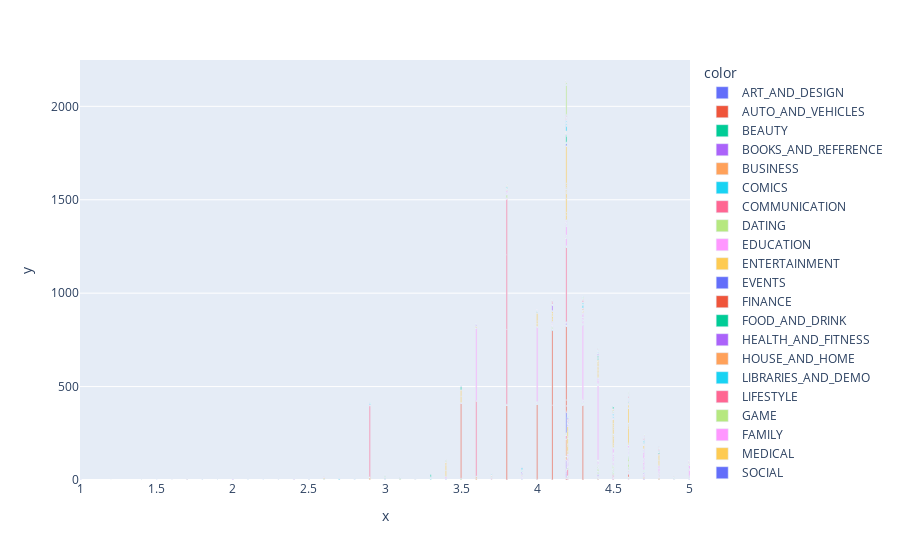

This figure's notebook cell:
### Code cell
px.bar(x=df['Rating'], y=df['Price'],color=df['Category'])

### Figure 1 — Plotly figure (JSON) as saved in the notebook; plotly's stock layout.template omitted (floating-point values rounded to 4 significant figures; data arrays with more than 128 entries replaced by an {"elided": "..."} marker saying what was removed)
{"data": [{"alignmentgroup": "True", "hovertemplate": "color=ART_AND_DESIGN<br>x=%{x}<br>y=%{y}<extra></extra>", "legendgroup": "ART_AND_DESIGN", "marker": {"color": "#636efa", "pattern": {"shape": ""}}, "name": "ART_AND_DESIGN", "offsetgroup": "ART_AND_DESIGN", "orientation": "v", "showlegend": true, "textposition": "auto", "type": "bar", "x": [4.1, 3.9, 4.7, 4.5, 4.3, 4.4, 3.8, 4.1, 4.4, 4.7, 4.4, 4.4, 4.2, 4.6, 4.4, 4.7, 4.5, 4.3, 4.6, 4, 4.1, 4.7, 4.192, 4.7, 4.8, 4.7, 4.1, 3.9, 4.1, 4.2, 4.1, 4.5, 4.2, 4.7, 3.8, 4.7, 4.1, 4.7, 4, 4.2, 4.5, 4.4, 3.8, 4.2, 4.7, 4.6, 4.2, 4.3, 4.8, 4.4, 4.4, 4.7, 4.7, 4.8, 4.7, 3.4, 4.8, 4, 4.8, 4.192, 4.2, 4.3, 4.192, 5], "xaxis": "x", "y": [0, 0, 0, 0, 0, 0, 0, 0, 0, 0, 0, 0, 0, 0, 0, 0, 0, 0, 0, 0, 0, 0, 0, 0, 0, 0, 0, 0, 0, 0, 0, 0, 0, 0, 0, 0, 0, 0, 0, 0, 0, 0, 0, 0, 0, 0, 0, 0, 0, 0, 0, 0, 1.99, 1.99, 1.99, 0, 0, 0, 0, 0, 0, 0, 0, 0], "yaxis": "y"}, {"alignmentgroup": "True", "hovertemplate": "color=AUTO_AND_VEHICLES<br>x=%{x}<br>y=%{y}<extra></extra>", "legendgroup": "AUTO_AND_VEHICLES", "marker": {"color": "#EF553B", "pattern": {"shape": ""}}, "name": "AUTO_AND_VEHICLES", "offsetgroup": "AUTO_AND_VEHICLES", "orientation": "v", "showlegend": true, "textposition": "auto", "type": "bar", "x": [4.2, 4, 3.8, 4.6, 3.9, 4.3, 4.9, 4.4, 4.2, 4, 3.9, 4.6, 4.9, 4.3, 4.6, 4.9, 3.9, 4, 4.3, 3.9, 4.2, 4.8, 3.6, 4.2, 4.8, 4.8, 4.6, 4.5, 4.3, 4.5, 4.9, 3.9, 4.4, 4, 4.3, 3.7, 4.4, 4.3, 3.2, 4.6, 4.6, 4.5, 3.7, 4.6, 4.6, 4.6, 4, 4.4, 4, 4.9, 4.6, 4.5, 4, 4.192, 4.4, 4.192, 4.192, 4.192, 4.3, 4.8, 4.192, 4.5, 4.8, 4.2, 3.5, 4.192, 4.2, 4, 2.6, 4.192, 4.2, 4.4, 4, 3.5, 4.192, 3.2, 4.192, 3, 4.192, 3.1, 2.1, 3.9, 4.6, 4.192, 4.192], "xaxis": "x", "y": [0, 0, 0, 0, 0, 0, 0, 0, 0, 0, 0, 0, 0, 0, 0, 0, 0, 0, 0, 0, 0, 0, 0, 0, 0, 0, 0, 0, 0, 0, 0, 0, 0, 0, 0, 0, 0, 0, 0, 0, 0, 0, 0, 0, 0, 0, 0, 0, 0, 0, 1.99, 0, 0, 9.99, 0, 0, 0, 0, 0, 0, 0, 0, 0, 0, 0, 1.49, 0, 0, 0, 0, 0, 0, 0, 0, 0, 0, 0, 0, 0, 0, 0, 0, 0, 0, 0], "yaxis": "y"}, {"alignmentgroup": "True", "hovertemplate": "color=BEAUTY<br>x=%{x}<br>y=%{y}<extra></extra>", "legendgroup": "BEAUTY", "marker": {"color": "#00cc96", "pattern": {"shape": ""}}, "name": "BEAUTY", "offsetgroup": "BEAUTY", "orientation": "v", "showlegend": true, "textposition": "auto", "type": "bar", "x": [4.7, 4.9, 4.7, 3.9, 3.9, 4.2, 4.6, 4.3, 4.7, 4.7, 4.8, 4.2, 4.3, 4.5, 4.1, 4.192, 4.2, 4.5, 4.4, 4, 4.1, 4.1, 4.4, 4.6, 4.5, 4.192, 3.9, 4.4, 4.192, 4.6, 3.8, 4.192, 4.192, 4, 4.3, 4.5, 4.192, 4.1, 3.7, 4.7, 4.2, 3.1, 4.192, 4, 4.192, 4, 4.192, 4.5, 4.192, 4.192, 4, 4.7, 3.9], "xaxis": "x", "y": [0, 0, 0, 0, 0, 0, 0, 0, 0, 0, 0, 0, 0, 0, 0, 0, 0, 0, 0, 0, 0, 0, 0, 0, 0, 0, 0, 0, 0, 0, 0, 0, 0, 0, 0, 0, 0, 0, 0, 0, 0, 0, 0, 0, 0, 0, 0, 0, 0, 0, 0, 0, 0], "yaxis": "y"}, {"alignmentgroup": "True", "hovertemplate": "color=BOOKS_AND_REFERENCE<br>x=%{x}<br>y=%{y}<extra></extra>", "legendgroup": "BOOKS_AND_REFERENCE", "marker": {"color": "#ab63fa", "pattern": {"shape": ""}}, "name": "BOOKS_AND_REFERENCE", "offsetgroup": "BOOKS_AND_REFERENCE", "orientation": "v", "showlegend": true, "textposition": "auto", "type": "bar", "x": {"elided": "230 float values"}, "xaxis": "x", "y": {"elided": "230 float values"}, "yaxis": "y"}, {"alignmentgroup": "True", "hovertemplate": "color=BUSINESS<br>x=%{x}<br>y=%{y}<extra></extra>", "legendgroup": "BUSINESS", "marker": {"color": "#FFA15A", "pattern": {"shape": ""}}, "name": "BUSINESS", "offsetgroup": "BUSINESS", "orientation": "v", "showlegend": true, "textposition": "auto", "type": "bar", "x": {"elided": "460 float values"}, "xaxis": "x", "y": {"elided": "460 float values"}, "yaxis": "y"}, {"alignmentgroup": "True", "hovertemplate": "color=COMICS<br>x=%{x}<br>y=%{y}<extra></extra>", "legendgroup": "COMICS", "marker": {"color": "#19d3f3", "pattern": {"shape": ""}}, "name": "COMICS", "offsetgroup": "COMICS", "orientation": "v", "showlegend": true, "textposition": "auto", "type": "bar", "x": [4.5, 4.6, 4.7, 4.7, 4.8, 3.9, 4.1, 4.4, 4.6, 4.5, 4.7, 4.4, 4.5, 3.9, 3.2, 3.2, 4.1, 4.5, 4.2, 4.2, 3.7, 4.5, 4.6, 4.5, 4.192, 4.7, 4.4, 3.5, 3.3, 4.5, 4.4, 4.2, 5, 4.4, 4.7, 4.4, 4.4, 4.6, 4.4, 4.5, 3.7, 2.8, 3.3, 4.1, 3.3, 3.9, 4, 4.8, 3, 3.2, 3.5, 4.4, 3.8, 4.3, 3.8, 4.2, 4.1, 5, 4.192, 3.4], "xaxis": "x", "y": [0, 0, 0, 0, 0, 0, 0, 0, 0, 0, 0, 0, 0, 0, 0, 0, 0, 0, 0, 0, 0, 0, 0, 0, 0, 0, 0, 0, 0, 0, 0, 0, 0, 0, 0, 0, 0, 0, 0, 0, 0, 0, 0, 0, 0, 0, 0, 0, 0, 0, 0, 0, 0, 0, 0, 0, 0, 0, 0, 0], "yaxis": "y"}, {"alignmentgroup": "True", "hovertemplate": "color=COMMUNICATION<br>x=%{x}<br>y=%{y}<extra></extra>", "legendgroup": "COMMUNICATION", "marker": {"color": "#FF6692", "pattern": {"shape": ""}}, "name": "COMMUNICATION", "offsetgroup": "COMMUNICATION", "orientation": "v", "showlegend": true, "textposition": "auto", "type": "bar", "x": {"elided": "387 float values"}, "xaxis": "x", "y": {"elided": "387 float values"}, "yaxis": "y"}, {"alignmentgroup": "True", "hovertemplate": "color=DATING<br>x=%{x}<br>y=%{y}<extra></extra>", "legendgroup": "DATING", "marker": {"color": "#B6E880", "pattern": {"shape": ""}}, "name": "DATING", "offsetgroup": "DATING", "orientation": "v", "showlegend": true, "textposition": "auto", "type": "bar", "x": {"elided": "234 float values"}, "xaxis": "x", "y": {"elided": "234 float values"}, "yaxis": "y"}, {"alignmentgroup": "True", "hovertemplate": "color=EDUCATION<br>x=%{x}<br>y=%{y}<extra></extra>", "legendgroup": "EDUCATION", "marker": {"color": "#FF97FF", "pattern": {"shape": ""}}, "name": "EDUCATION", "offsetgroup": "EDUCATION", "orientation": "v", "showlegend": true, "textposition": "auto", "type": "bar", "x": {"elided": "156 float values"}, "xaxis": "x", "y": {"elided": "156 float values"}, "yaxis": "y"}, {"alignmentgroup": "True", "hovertemplate": "color=ENTERTAINMENT<br>x=%{x}<br>y=%{y}<extra></extra>", "legendgroup": "ENTERTAINMENT", "marker": {"color": "#FECB52", "pattern": {"shape": ""}}, "name": "ENTERTAINMENT", "offsetgroup": "ENTERTAINMENT", "orientation": "v", "showlegend": true, "textposition": "auto", "type": "bar", "x": {"elided": "149 float values"}, "xaxis": "x", "y": {"elided": "149 float values"}, "yaxis": "y"}, {"alignmentgroup": "True", "hovertemplate": "color=EVENTS<br>x=%{x}<br>y=%{y}<extra></extra>", "legendgroup": "EVENTS", "marker": {"color": "#636efa", "pattern": {"shape": ""}}, "name": "EVENTS", "offsetgroup": "EVENTS", "orientation": "v", "showlegend": true, "textposition": "auto", "type": "bar", "x": [4, 4, 4.5, 4.5, 4, 4, 4.2, 4.4, 4.6, 4.192, 4.6, 4.1, 4.6, 4.4, 4.6, 4.9, 4.5, 4.6, 4.7, 4.3, 4.192, 4.192, 4.2, 4.3, 5, 4.4, 5, 4.5, 4.192, 4.192, 4.192, 4.5, 4.8, 4.4, 5, 4.192, 3.7, 4.192, 4.1, 4.192, 4.8, 4.192, 4.192, 4.6, 4.8, 4.7, 4, 2.9, 4.192, 4.1, 4.192, 4.4, 3.8, 4.192, 4.3, 4.192, 5, 4.192, 5, 5, 4.192, 4.192, 4.192, 4.8], "xaxis": "x", "y": [0, 0, 0, 0, 0, 0, 0, 0, 0, 0, 0, 0, 0, 0, 0, 0, 0, 0, 0, 0, 0, 0, 0, 0, 0, 0, 0, 0, 0, 0, 0, 0, 0, 0, 0, 0, 0, 0, 0, 0, 0, 0, 0, 0, 0, 0, 0, 0, 0, 0, 110.0, 0, 0, 0, 0, 0, 0, 0, 0, 0, 0, 0, 0, 0], "yaxis": "y"}, {"alignmentgroup": "True", "hovertemplate": "color=FINANCE<br>x=%{x}<br>y=%{y}<extra></extra>", "legendgroup": "FINANCE", "marker": {"color": "#EF553B", "pattern": {"shape": ""}}, "name": "FINANCE", "offsetgroup": "FINANCE", "orientation": "v", "showlegend": true, "textposition": "auto", "type": "bar", "x": {"elided": "366 float values"}, "xaxis": "x", "y": {"elided": "366 float values"}, "yaxis": "y"}, {"alignmentgroup": "True", "hovertemplate": "color=FOOD_AND_DRINK<br>x=%{x}<br>y=%{y}<extra></extra>", "legendgroup": "FOOD_AND_DRINK", "marker": {"color": "#00cc96", "pattern": {"shape": ""}}, "name": "FOOD_AND_DRINK", "offsetgroup": "FOOD_AND_DRINK", "orientation": "v", "showlegend": true, "textposition": "auto", "type": "bar", "x": [3.6, 4.192, 4.1, 4.6, 4.192, 4.7, 4.7, 4.7, 4.7, 4.1, 3.4, 3.8, 3.7, 4.2, 3.1, 3.5, 4.7, 4.5, 4.2, 4.3, 4, 4.5, 4.6, 4.7, 4.1, 4.3, 3.8, 4.4, 4.3, 4.2, 4.3, 3.8, 4.3, 3.7, 4.5, 3.6, 4.8, 3.3, 4.7, 4.6, 4.6, 3.4, 4.6, 4, 4.1, 4.5, 4.4, 4.5, 4, 4.1, 4.5, 4.6, 4.1, 4.5, 4.6, 4.5, 4.3, 3.6, 4.4, 4.6, 4.1, 4.3, 3.9, 4.5, 4.1, 3.6, 4.7, 4.3, 4.7, 4.6, 4.4, 4.2, 4.5, 4.3, 4.2, 4.5, 4.5, 4.3, 4, 4.3, 4.3, 2.9, 1.8, 4.4, 4.192, 3.7, 4.192, 4.192, 1.7, 5, 4.192, 4.192, 4.192, 4.192, 4.5, 4.5, 4.7, 4.192, 5, 4.8, 3.7, 4.192, 4.192, 4.192, 4.192, 4.192, 3.8, 4.192, 3.3, 3.6, 4.1, 4.6, 4.3, 3.6, 4.5, 3.1, 3.4, 4.2, 3.8, 4.2, 4.2, 4.5, 4.4, 4, 4.6, 4.192, 4.192], "xaxis": "x", "y": [0, 0, 0, 0, 0, 0, 0, 0, 0, 0, 0, 0, 0, 0, 0, 0, 0, 0, 0, 0, 0, 0, 0, 0, 0, 0, 0, 0, 0, 0, 0, 0, 0, 0, 0, 0, 0, 0, 0, 0, 0, 0, 0, 0, 0, 0, 0, 0, 0, 0, 0, 3.49, 4.99, 0, 0, 0, 0, 0, 0, 0, 0, 0, 0, 0, 0, 0, 0, 0, 0, 0, 0, 0, 0, 0, 0, 0, 0, 0, 0, 0, 0, 0, 0, 0, 0, 0, 0, 0, 0, 0, 0, 0, 0, 0, 0, 0, 0, 0, 0, 0, 0, 0, 0, 0, 0, 0, 0, 0, 0, 0, 0, 0, 0, 0, 0, 0, 0, 0, 0, 0, 0, 0, 0, 0, 0, 0, 0], "yaxis": "y"}, {"alignmentgroup": "True", "hovertemplate": "color=HEALTH_AND_FITNESS<br>x=%{x}<br>y=%{y}<extra></extra>", "legendgroup": "HEALTH_AND_FITNESS", "marker": {"color": "#ab63fa", "pattern": {"shape": ""}}, "name": "HEALTH_AND_FITNESS", "offsetgroup": "HEALTH_AND_FITNESS", "orientation": "v", "showlegend": true, "textposition": "auto", "type": "bar", "x": {"elided": "341 float values"}, "xaxis": "x", "y": {"elided": "341 float values"}, "yaxis": "y"}, {"alignmentgroup": "True", "hovertemplate": "color=HOUSE_AND_HOME<br>x=%{x}<br>y=%{y}<extra></extra>", "legendgroup": "HOUSE_AND_HOME", "marker": {"color": "#FFA15A", "pattern": {"shape": ""}}, "name": "HOUSE_AND_HOME", "offsetgroup": "HOUSE_AND_HOME", "orientation": "v", "showlegend": true, "textposition": "auto", "type": "bar", "x": [4.5, 4.8, 4.2, 4.5, 4.1, 4.1, 4, 4.3, 4.5, 4.192, 4.6, 3.7, 3.7, 4.2, 4.5, 4.3, 3.9, 4.6, 4.3, 4.4, 4.6, 4.5, 3.8, 4.192, 4.4, 4.7, 3.4, 4.3, 4.3, 4, 4, 3.8, 4.192, 4.3, 3.6, 3.8, 4.5, 4.6, 4.192, 4.5, 4.7, 4.3, 3.7, 4.192, 4.2, 3.4, 3.9, 4, 4, 4, 4.6, 4, 4.1, 3.9, 4.4, 4.4, 4.3, 4.6, 4.5, 4.5, 4.5, 4.5, 4.3, 4.2, 4.4, 4.3, 4.6, 4.1, 4.5, 4, 3.4, 4.192, 4.6, 4.5, 3.8, 3.8, 4.192, 4.192, 4.2, 4.4, 4.1, 2.8, 4.192, 4.192, 4.3, 3.9, 4.192, 4.192], "xaxis": "x", "y": [0, 0, 0, 0, 0, 0, 0, 0, 0, 0, 0, 0, 0, 0, 0, 0, 0, 0, 0, 0, 0, 0, 0, 0, 0, 0, 0, 0, 0, 0, 0, 0, 0, 0, 0, 0, 0, 0, 0, 0, 0, 0, 0, 0, 0, 0, 0, 0, 0, 0, 0, 0, 0, 0, 0, 0, 0, 0, 0, 0, 0, 0, 0, 0, 0, 0, 0, 0, 0, 0, 0, 0, 0, 0, 0, 0, 0, 0, 0, 0, 0, 0, 0, 0, 0, 0, 0, 0], "yaxis": "y"}, {"alignmentgroup": "True", "hovertemplate": "color=LIBRARIES_AND_DEMO<br>x=%{x}<br>y=%{y}<extra></extra>", "legendgroup": "LIBRARIES_AND_DEMO", "marker": {"color": "#19d3f3", "pattern": {"shape": ""}}, "name": "LIBRARIES_AND_DEMO", "offsetgroup": "LIBRARIES_AND_DEMO", "orientation": "v", "showlegend": true, "textposition": "auto", "type": "bar", "x": [3.9, 4.4, 4.6, 4.192, 4.1, 4.192, 4.192, 3.8, 4.6, 3.5, 4.7, 4.3, 4.5, 4.4, 3.4, 4.3, 4.192, 4.3, 4.6, 4.6, 4.192, 4.2, 4.192, 4.192, 4.6, 4.192, 4.192, 4.4, 3.9, 4.5, 3.8, 4.3, 3.7, 5, 3.2, 4.5, 4.7, 4, 4.192, 3.8, 4.7, 4.5, 4.192, 4.2, 4.192, 4.1, 3.1, 4.3, 4.2, 4.2, 4.1, 4, 4.4, 3.9, 4.2, 4, 4, 4.1, 4.4, 4, 3.9, 3.6, 4.192, 4.4, 4.3, 4.1, 3.8, 4.1, 3.7, 3.9, 4.4, 4.192, 4.2, 4.192, 4.192, 4.192, 4.192, 5, 4.192, 4.5, 4.2, 4.192, 4.1, 4.3], "xaxis": "x", "y": [0, 0, 0, 0, 0, 0, 0, 0, 0, 0, 0, 0, 0, 0, 0, 0, 0, 0, 0, 0, 0, 0, 0, 0, 0, 0, 0, 0, 0, 0, 0, 0, 0, 0, 0, 0, 0, 0, 0, 0, 0, 0, 0, 0, 0, 0, 0, 0, 0, 0, 0, 0, 0, 0, 0, 0, 0, 0, 0, 0, 0, 0, 0, 0, 0, 0, 0, 0, 0, 0, 0, 0.99, 0, 0, 0, 0, 0, 0, 0, 0, 0, 0, 0, 0], "yaxis": "y"}, {"alignmentgroup": "True", "hovertemplate": "color=LIFESTYLE<br>x=%{x}<br>y=%{y}<extra></extra>", "legendgroup": "LIFESTYLE", "marker": {"color": "#FF6692", "pattern": {"shape": ""}}, "name": "LIFESTYLE", "offsetgroup": "LIFESTYLE", "orientation": "v", "showlegend": true, "textposition": "auto", "type": "bar", "x": {"elided": "382 float values"}, "xaxis": "x", "y": {"elided": "382 float values"}, "yaxis": "y"}, {"alignmentgroup": "True", "hovertemplate": "color=GAME<br>x=%{x}<br>y=%{y}<extra></extra>", "legendgroup": "GAME", "marker": {"color": "#B6E880", "pattern": {"shape": ""}}, "name": "GAME", "offsetgroup": "GAME", "orientation": "v", "showlegend": true, "textposition": "auto", "type": "bar", "x": {"elided": "1144 float values"}, "xaxis": "x", "y": {"elided": "1144 float values"}, "yaxis": "y"}, {"alignmentgroup": "True", "hovertemplate": "color=FAMILY<br>x=%{x}<br>y=%{y}<extra></extra>", "legendgroup": "FAMILY", "marker": {"color": "#FF97FF", "pattern": {"shape": ""}}, "name": "FAMILY", "offsetgroup": "FAMILY", "orientation": "v", "showlegend": true, "textposition": "auto", "type": "bar", "x": {"elided": "1968 float values"}, "xaxis": "x", "y": {"elided": "1968 float values"}, "yaxis": "y"}, {"alignmentgroup": "True", "hovertemplate": "color=MEDICAL<br>x=%{x}<br>y=%{y}<extra></extra>", "legendgroup": "MEDICAL", "marker": {"color": "#FECB52", "pattern": {"shape": ""}}, "name": "MEDICAL", "offsetgroup": "MEDICAL", "orientation": "v", "showlegend": true, "textposition": "auto", "type": "bar", "x": {"elided": "463 float values"}, "xaxis": "x", "y": {"elided": "463 float values"}, "yaxis": "y"}, {"alignmentgroup": "True", "hovertemplate": "color=SOCIAL<br>x=%{x}<br>y=%{y}<extra></extra>", "legendgroup": "SOCIAL", "marker": {"color": "#636efa", "pattern": {"shape": ""}}, "name": "SOCIAL", "offsetgroup": "SOCIAL", "orientation": "v", "showlegend": true, "textposition": "auto", "type": "bar", "x": {"elided": "295 float values"}, "xaxis": "x", "y": {"elided": "295 float values"}, "yaxis": "y"}, {"alignmentgroup": "True", "hovertemplate": "color=SHOPPING<br>x=%{x}<br>y=%{y}<extra></extra>", "legendgroup": "SHOPPING", "marker": {"color": "#EF553B", "pattern": {"shape": ""}}, "name": "SHOPPING", "offsetgroup": "SHOPPING", "orientation": "v", "showlegend": true, "textposition": "auto", "type": "bar", "x": {"elided": "260 float values"}, "xaxis": "x", "y": {"elided": "260 float values"}, "yaxis": "y"}, {"alignmentgroup": "True", "hovertemplate": "color=PHOTOGRAPHY<br>x=%{x}<br>y=%{y}<extra></extra>", "legendgroup": "PHOTOGRAPHY", "marker": {"color": "#00cc96", "pattern": {"shape": ""}}, "name": "PHOTOGRAPHY", "offsetgroup": "PHOTOGRAPHY", "orientation": "v", "showlegend": true, "textposition": "auto", "type": "bar", "x": {"elided": "335 float values"}, "xaxis": "x", "y": {"elided": "335 float values"}, "yaxis": "y"}, {"alignmentgroup": "True", "hovertemplate": "color=SPORTS<br>x=%{x}<br>y=%{y}<extra></extra>", "legendgroup": "SPORTS", "marker": {"color": "#ab63fa", "pattern": {"shape": ""}}, "name": "SPORTS", "offsetgroup": "SPORTS", "orientation": "v", "showlegend": true, "textposition": "auto", "type": "bar", "x": {"elided": "384 float values"}, "xaxis": "x", "y": {"elided": "384 float values"}, "yaxis": "y"}, {"alignmentgroup": "True", "hovertemplate": "color=TRAVEL_AND_LOCAL<br>x=%{x}<br>y=%{y}<extra></extra>", "legendgroup": "TRAVEL_AND_LOCAL", "marker": {"color": "#FFA15A", "pattern": {"shape": ""}}, "name": "TRAVEL_AND_LOCAL", "offsetgroup": "TRAVEL_AND_LOCAL", "orientation": "v", "showlegend": true, "textposition": "auto", "type": "bar", "x": {"elided": "258 float values"}, "xaxis": "x", "y": {"elided": "258 float values"}, "yaxis": "y"}, {"alignmentgroup": "True", "hovertemplate": "color=TOOLS<br>x=%{x}<br>y=%{y}<extra></extra>", "legendgroup": "TOOLS", "marker": {"color": "#19d3f3", "pattern": {"shape": ""}}, "name": "TOOLS", "offsetgroup": "TOOLS", "orientation": "v", "showlegend": true, "textposition": "auto", "type": "bar", "x": {"elided": "841 float values"}, "xaxis": "x", "y": {"elided": "841 float values"}, "yaxis": "y"}, {"alignmentgroup": "True", "hovertemplate": "color=PERSONALIZATION<br>x=%{x}<br>y=%{y}<extra></extra>", "legendgroup": "PERSONALIZATION", "marker": {"color": "#FF6692", "pattern": {"shape": ""}}, "name": "PERSONALIZATION", "offsetgroup": "PERSONALIZATION", "orientation": "v", "showlegend": true, "textposition": "auto", "type": "bar", "x": {"elided": "390 float values"}, "xaxis": "x", "y": {"elided": "390 float values"}, "yaxis": "y"}, {"alignmentgroup": "True", "hovertemplate": "color=PRODUCTIVITY<br>x=%{x}<br>y=%{y}<extra></extra>", "legendgroup": "PRODUCTIVITY", "marker": {"color": "#B6E880", "pattern": {"shape": ""}}, "name": "PRODUCTIVITY", "offsetgroup": "PRODUCTIVITY", "orientation": "v", "showlegend": true, "textposition": "auto", "type": "bar", "x": {"elided": "424 float values"}, "xaxis": "x", "y": {"elided": "424 float values"}, "yaxis": "y"}, {"alignmentgroup": "True", "hovertemplate": "color=PARENTING<br>x=%{x}<br>y=%{y}<extra></extra>", "legendgroup": "PARENTING", "marker": {"color": "#FF97FF", "pattern": {"shape": ""}}, "name": "PARENTING", "offsetgroup": "PARENTING", "orientation": "v", "showlegend": true, "textposition": "auto", "type": "bar", "x": [4.5, 3.9, 4.192, 3.8, 4.192, 4.192, 4.6, 4.7, 4.192, 4, 4.192, 4.7, 4.1, 3.7, 4.192, 4.1, 3.7, 4.6, 4.4, 4.6, 4.1, 4.4, 4.7, 4.4, 4.192, 4.8, 4, 4.9, 4.192, 4.8, 4.4, 4.7, 4.2, 4.6, 4.6, 4.5, 4.6, 4.1, 3.8, 4.8, 4.8, 4.192, 4.5, 4, 4.4, 4.7, 4.192, 3.9, 4.4, 4.4, 4.5, 3.1, 4.2, 4.7, 4.3, 4.7, 3.5, 2, 5, 4.1], "xaxis": "x", "y": [0, 0, 0, 0, 0, 0, 0, 0, 0, 0, 0, 0, 0, 0, 0, 0, 0, 0, 0, 0, 0, 0, 0, 0, 0, 0, 0, 0, 0, 0, 0, 0, 0, 0, 0, 0, 0, 0, 0, 0, 0, 0, 0, 0, 0, 0, 0, 0, 0, 0, 0, 0, 0, 4.99, 0, 0, 0, 4.59, 0, 0], "yaxis": "y"}, {"alignmentgroup": "True", "hovertemplate": "color=WEATHER<br>x=%{x}<br>y=%{y}<extra></extra>", "legendgroup": "WEATHER", "marker": {"color": "#FECB52", "pattern": {"shape": ""}}, "name": "WEATHER", "offsetgroup": "WEATHER", "orientation": "v", "showlegend": true, "textposition": "auto", "type": "bar", "x": [4.4, 4.8, 4.4, 4.8, 4.5, 4.7, 4.5, 3.5, 4.4, 4.3, 4.4, 4.2, 4.6, 4.4, 4.4, 3.9, 4.3, 4.5, 4.2, 3.7, 4.2, 3.9, 3.6, 4.5, 4.3, 4.3, 4.2, 4.6, 4.5, 4.5, 4.2, 3.9, 4.8, 3.8, 4.5, 4.5, 4.2, 4, 4.2, 4.4, 4.5, 3.8, 4.2, 4.4, 4.5, 4.5, 4.5, 4.192, 4.192, 4.4, 4, 4.4, 4.2, 3.3, 4.5, 4.192, 4.4, 4.192, 4.7, 4.6, 4, 4.2, 3.7, 3.9, 3.7, 4.7, 4.1, 4.4, 4.4, 4.2, 3.5, 4.2, 4.2, 4.2, 4.2, 3.8, 3.8, 4.192, 4.192, 4.192, 4.4, 3.8], "xaxis": "x", "y": [0, 0, 0, 0, 0, 0, 0, 0, 0, 0, 0, 0, 0, 0, 0, 0, 0, 0, 0, 0, 0, 0, 0, 0, 0, 0, 0, 0, 0, 0, 0, 0, 4.49, 0, 0, 0, 0, 0, 0, 0, 5.99, 1.99, 0, 0, 2.99, 2.99, 0, 0, 0, 0, 0, 0, 0, 0, 0, 0, 0, 2.99, 0, 0, 0, 0, 0, 0, 0, 3.99, 0, 0, 0, 0, 0, 0, 0, 0, 0, 0, 6.99, 0, 0, 0, 0, 0], "yaxis": "y"}, {"alignmentgroup": "True", "hovertemplate": "color=VIDEO_PLAYERS<br>x=%{x}<br>y=%{y}<extra></extra>", "legendgroup": "VIDEO_PLAYERS", "marker": {"color": "#636efa", "pattern": {"shape": ""}}, "name": "VIDEO_PLAYERS", "offsetgroup": "VIDEO_PLAYERS", "orientation": "v", "showlegend": true, "textposition": "auto", "type": "bar", "x": {"elided": "175 float values"}, "xaxis": "x", "y": {"elided": "175 float values"}, "yaxis": "y"}, {"alignmentgroup": "True", "hovertemplate": "color=NEWS_AND_MAGAZINES<br>x=%{x}<br>y=%{y}<extra></extra>", "legendgroup": "NEWS_AND_MAGAZINES", "marker": {"color": "#EF553B", "pattern": {"shape": ""}}, "name": "NEWS_AND_MAGAZINES", "offsetgroup": "NEWS_AND_MAGAZINES", "orientation": "v", "showlegend": true, "textposition": "auto", "type": "bar", "x": {"elided": "283 float values"}, "xaxis": "x", "y": {"elided": "283 float values"}, "yaxis": "y"}, {"alignmentgroup": "True", "hovertemplate": "color=MAPS_AND_NAVIGATION<br>x=%{x}<br>y=%{y}<extra></extra>", "legendgroup": "MAPS_AND_NAVIGATION", "marker": {"color": "#00cc96", "pattern": {"shape": ""}}, "name": "MAPS_AND_NAVIGATION", "offsetgroup": "MAPS_AND_NAVIGATION", "orientation": "v", "showlegend": true, "textposition": "auto", "type": "bar", "x": {"elided": "137 float values"}, "xaxis": "x", "y": {"elided": "137 float values"}, "yaxis": "y"}], "layout": {"barmode": "relative", "legend": {"title": {"text": "color"}, "tracegroupgap": 0}, "margin": {"t": 60}, "xaxis": {"anchor": "y", "domain": [0, 1], "title": {"text": "x"}}, "yaxis": {"anchor": "x", "domain": [0, 1], "title": {"text": "y"}}}}
